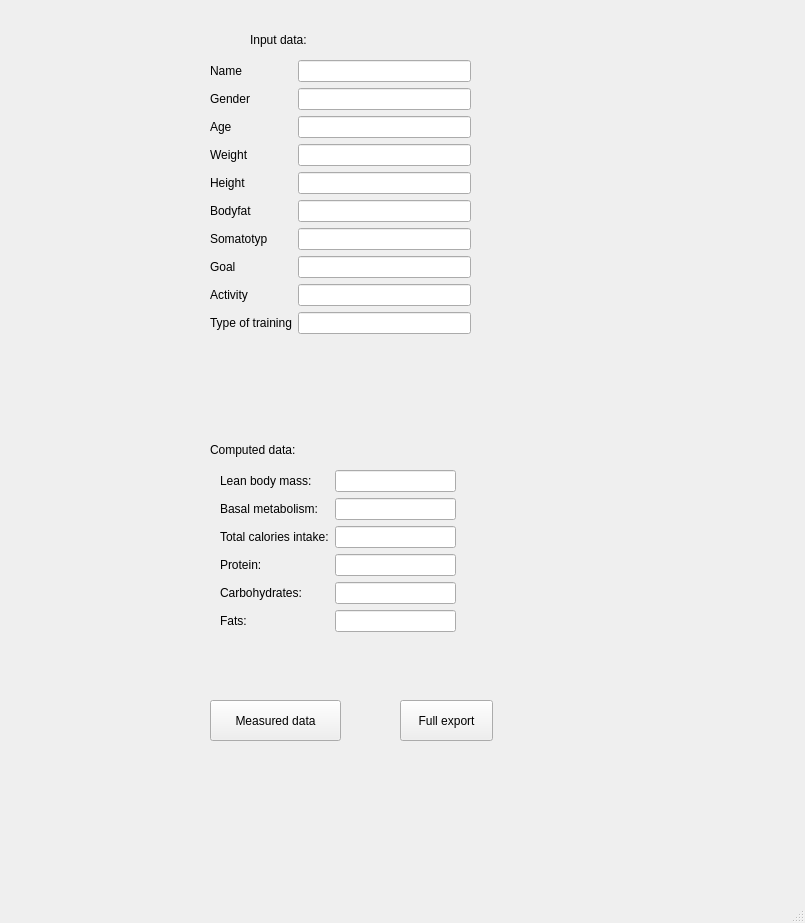
<?xml version="1.0" encoding="UTF-8"?>
<ui version="4.0">
 <class>exportPDF</class>
 <widget class="QMainWindow" name="exportPDF">
  <property name="geometry">
   <rect>
    <x>0</x>
    <y>0</y>
    <width>805</width>
    <height>923</height>
   </rect>
  </property>
  <property name="windowTitle">
   <string>MainWindow</string>
  </property>
  <widget class="QWidget" name="centralwidget">
   <widget class="QLabel" name="label_2">
    <property name="geometry">
     <rect>
      <x>250</x>
      <y>30</y>
      <width>171</width>
      <height>20</height>
     </rect>
    </property>
    <property name="text">
     <string>Input data:</string>
    </property>
   </widget>
   <widget class="QWidget" name="layoutWidget">
    <property name="geometry">
     <rect>
      <x>210</x>
      <y>60</y>
      <width>261</width>
      <height>345</height>
     </rect>
    </property>
    <layout class="QFormLayout" name="formLayout_2">
     <item row="0" column="0">
      <widget class="QLabel" name="nameLBL">
       <property name="text">
        <string>Name</string>
       </property>
      </widget>
     </item>
     <item row="0" column="1">
      <widget class="QLineEdit" name="Line_Name">
       <property name="maximumSize">
        <size>
         <width>16777</width>
         <height>16777215</height>
        </size>
       </property>
       <property name="maxLength">
        <number>2500</number>
       </property>
      </widget>
     </item>
     <item row="1" column="0">
      <widget class="QLabel" name="ageLBL">
       <property name="text">
        <string>Gender</string>
       </property>
      </widget>
     </item>
     <item row="1" column="1">
      <widget class="QLineEdit" name="Line_Gender"/>
     </item>
     <item row="2" column="0">
      <widget class="QLabel" name="heightLBL">
       <property name="text">
        <string>Age</string>
       </property>
      </widget>
     </item>
     <item row="2" column="1">
      <widget class="QLineEdit" name="Line_Age"/>
     </item>
     <item row="4" column="0">
      <widget class="QLabel" name="label_3">
       <property name="text">
        <string>Height</string>
       </property>
      </widget>
     </item>
     <item row="4" column="1">
      <widget class="QLineEdit" name="Line_Height">
       <property name="text">
        <string/>
       </property>
      </widget>
     </item>
     <item row="5" column="0">
      <widget class="QLabel" name="label_4">
       <property name="text">
        <string>Bodyfat</string>
       </property>
      </widget>
     </item>
     <item row="5" column="1">
      <widget class="QLineEdit" name="Line_Bodyfat"/>
     </item>
     <item row="6" column="1">
      <widget class="QLineEdit" name="Line_Somatotyp"/>
     </item>
     <item row="7" column="0">
      <widget class="QLabel" name="label_6">
       <property name="text">
        <string>Goal</string>
       </property>
      </widget>
     </item>
     <item row="7" column="1">
      <widget class="QLineEdit" name="Line_Goal"/>
     </item>
     <item row="8" column="0">
      <widget class="QLabel" name="label_7">
       <property name="text">
        <string>Activity</string>
       </property>
      </widget>
     </item>
     <item row="8" column="1">
      <widget class="QLineEdit" name="Line_Activity"/>
     </item>
     <item row="6" column="0">
      <widget class="QLabel" name="label_5">
       <property name="text">
        <string>Somatotyp</string>
       </property>
      </widget>
     </item>
     <item row="9" column="0">
      <widget class="QLabel" name="label_11">
       <property name="text">
        <string>Type of training</string>
       </property>
      </widget>
     </item>
     <item row="9" column="1">
      <widget class="QLineEdit" name="Line_Training"/>
     </item>
     <item row="3" column="0">
      <widget class="QLabel" name="label_12">
       <property name="text">
        <string>Weight</string>
       </property>
      </widget>
     </item>
     <item row="3" column="1">
      <widget class="QLineEdit" name="Line_Weight"/>
     </item>
    </layout>
   </widget>
   <widget class="QWidget" name="layoutWidget_2">
    <property name="geometry">
     <rect>
      <x>220</x>
      <y>470</y>
      <width>236</width>
      <height>232</height>
     </rect>
    </property>
    <layout class="QFormLayout" name="formLayout_3">
     <item row="0" column="0">
      <widget class="QLabel" name="nameLBL_2">
       <property name="text">
        <string>Lean body mass:</string>
       </property>
      </widget>
     </item>
     <item row="0" column="1">
      <widget class="QLineEdit" name="Line_LBM">
       <property name="maximumSize">
        <size>
         <width>16777</width>
         <height>16777215</height>
        </size>
       </property>
       <property name="maxLength">
        <number>2500</number>
       </property>
      </widget>
     </item>
     <item row="1" column="0">
      <widget class="QLabel" name="ageLBL_2">
       <property name="text">
        <string>Basal metabolism:</string>
       </property>
      </widget>
     </item>
     <item row="1" column="1">
      <widget class="QLineEdit" name="Line_BM"/>
     </item>
     <item row="2" column="0">
      <widget class="QLabel" name="heightLBL_2">
       <property name="text">
        <string>Total calories intake:</string>
       </property>
      </widget>
     </item>
     <item row="2" column="1">
      <widget class="QLineEdit" name="Line_Cal"/>
     </item>
     <item row="3" column="0">
      <widget class="QLabel" name="weightLBL_2">
       <property name="text">
        <string>Protein:</string>
       </property>
      </widget>
     </item>
     <item row="3" column="1">
      <widget class="QLineEdit" name="Line_Protein"/>
     </item>
     <item row="4" column="0">
      <widget class="QLabel" name="label_10">
       <property name="text">
        <string>Carbohydrates:</string>
       </property>
      </widget>
     </item>
     <item row="4" column="1">
      <widget class="QLineEdit" name="Line_Carb"/>
     </item>
     <item row="6" column="0">
      <widget class="QLabel" name="label_8">
       <property name="text">
        <string/>
       </property>
      </widget>
     </item>
     <item row="5" column="0">
      <widget class="QLabel" name="label_9">
       <property name="text">
        <string>Fats:</string>
       </property>
      </widget>
     </item>
     <item row="5" column="1">
      <widget class="QLineEdit" name="Line_Fats"/>
     </item>
    </layout>
   </widget>
   <widget class="QLabel" name="label">
    <property name="geometry">
     <rect>
      <x>210</x>
      <y>440</y>
      <width>171</width>
      <height>20</height>
     </rect>
    </property>
    <property name="text">
     <string>Computed data:</string>
    </property>
   </widget>
   <widget class="QPushButton" name="pushButton">
    <property name="geometry">
     <rect>
      <x>210</x>
      <y>700</y>
      <width>131</width>
      <height>41</height>
     </rect>
    </property>
    <property name="text">
     <string>Measured data</string>
    </property>
   </widget>
   <widget class="QPushButton" name="pushButton_export">
    <property name="geometry">
     <rect>
      <x>400</x>
      <y>700</y>
      <width>93</width>
      <height>41</height>
     </rect>
    </property>
    <property name="text">
     <string>Full export</string>
    </property>
   </widget>
  </widget>
  <widget class="QMenuBar" name="menubar">
   <property name="geometry">
    <rect>
     <x>0</x>
     <y>0</y>
     <width>805</width>
     <height>25</height>
    </rect>
   </property>
  </widget>
  <widget class="QStatusBar" name="statusbar"/>
 </widget>
 <resources/>
 <connections/>
</ui>
